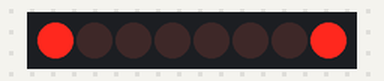
Simulated run of this sketch. Board: Arduino Uno, built with avr-gcc and run on an emulated ATmega328P. Shown: 8 shift-register outputs drawn as a row of LEDs (first output left, lit = HIGH). Wiring (inferred from the names in the program): shift register (74HC595): data pin 9; shift clock pin 8; latch pin 11. Wiring (inferred from the signals the program sends): row of LEDs: on Q0, Q1, Q2, Q3, Q4, Q5, Q6, Q7.

Above: at 0.1 s.
Timing chart, 0 to 1.6 s (numbered marks = the images above):
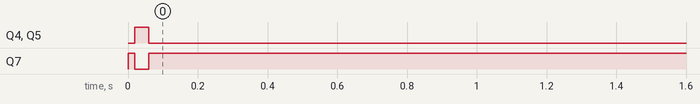

The sketch:

Waves_POS_LCD.ino
```cpp
// waves by P.O.S.

#define RST 12
#define CE 11
#define DC 10
#define DIN 9
#define CLK 8

void LcdWriteData(byte dat)
{
digitalWrite(DC, HIGH); //DC pin is low for commands
digitalWrite(CE, LOW);
shiftOut(DIN, CLK, MSBFIRST, dat); //transmit serial data
digitalWrite(CE, HIGH);
}
void LcdWriteCmd(byte cmd)
{
digitalWrite(DC, LOW); //DC pin is low for commands
digitalWrite(CE, LOW);
shiftOut(DIN, CLK, MSBFIRST, cmd); //transmit serial data
digitalWrite(CE, HIGH);
}
void setup()
{
pinMode(RST, OUTPUT);
pinMode(CE, OUTPUT);
pinMode(DC, OUTPUT);
pinMode(DIN, OUTPUT);
pinMode(CLK, OUTPUT);
digitalWrite(RST, LOW);
digitalWrite(RST, HIGH); LcdWriteCmd(0x21); // LCD extended commands
LcdWriteCmd(0xB8); // set LCD Vop (contrast)
LcdWriteCmd(0x04); // set temp coefficent
LcdWriteCmd(0x14); // LCD bias mode 1:40
LcdWriteCmd(0x20); // LCD basic commands
LcdWriteCmd(0x0C); // LCD Normal video


}

void loop() // this makes a waves
{
  LcdWriteData(0x01);
  LcdWriteData(0x03);
  LcdWriteData(0x08);
  LcdWriteData(0x30);
  LcdWriteData(0x80);
  delay(1);

}
```

Measured:
- by itself, Q4, Q5: LOW → HIGH at 0.02 s, → LOW 0.04 s later
- by itself, Q7: LOW → HIGH at 0.00 s, → LOW 0.02 s later, → HIGH 0.04 s later
